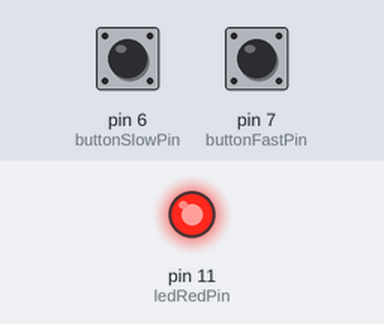
The sketch below on a simulated Arduino Uno, built with avr-gcc and run on an emulated ATmega328P. On the bench: output pins drawn as LEDs (lit = HIGH). Dashed ring = blinking. The test bench sets the inputs (shaded band); at power-on: pin 6 (buttonSlowPin) HIGH, pin 7 (buttonFastPin) HIGH.

Above: at 1.2 s.
1.3 s: pin 6 (buttonSlowPin) pulled LOW for 0.15 s
At 3.9 s:
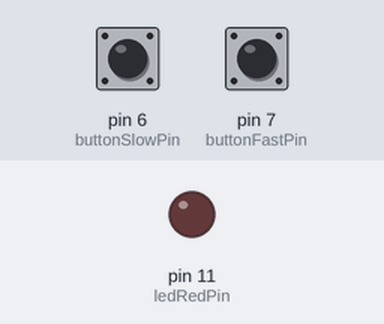
4.4 s: pin 7 (buttonFastPin) pulled LOW for 0.15 s
At 5.14 s:
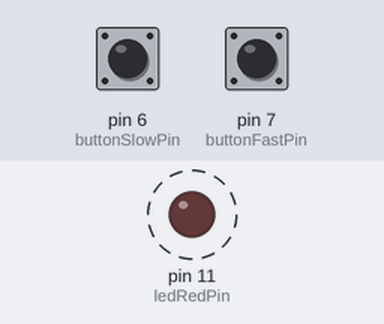
Timing chart, 0 to 13.4 s (numbered marks = the images above; inputs shaded):
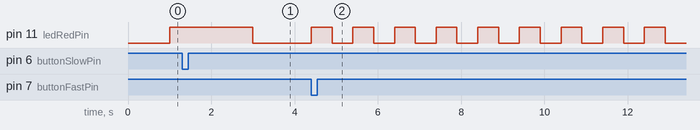

The sketch:

Blink_fast_or_slow_with_buttons.ino
```cpp
/*
  Blink (fast or slow) using millis()

  - Default: blink once per second
  - Button 1: blink twice per second
  - Button 2: blink once every 2 seconds
*/

const int ledRedPin = 11;

const int buttonFastPin = 7; //button 1
const int buttonSlowPin = 6; //button 2

unsigned long previousMillis = 0;
unsigned long blinkInterval = 1000;

bool ledRedState = LOW;

bool lastFastButtonState = HIGH;
bool lastSlowButtonState = HIGH;


void setup() {
  pinMode(ledRedPin, OUTPUT);

  pinMode(buttonFastPin, INPUT_PULLUP);
  pinMode(buttonSlowPin, INPUT_PULLUP);
}


void loop() {
  unsigned long currentMillis = millis();

  if (currentMillis - previousMillis >= blinkInterval) {
    previousMillis = currentMillis;
    ledRedState = !ledRedState; //toggle LED
    digitalWrite(ledRedPin, ledRedState);
  }

  bool fastButtonState = digitalRead(buttonFastPin);
  bool slowButtonState = digitalRead(buttonSlowPin);

  if (fastButtonState == LOW && lastFastButtonState == HIGH) {
    blinkInterval = 500; // 2 blinks per second
  }

  if (slowButtonState == LOW && lastSlowButtonState == HIGH) {
    blinkInterval = 2000; // 1 blink per 2 seconds
  }

  lastFastButtonState = fastButtonState;
  lastSlowButtonState = slowButtonState;
}
```

Measured:
- after the input at 4.4 s, pin 11 (ledRedPin): alternates HIGH for 0.50 s and LOW for 0.50 s, starting at once
